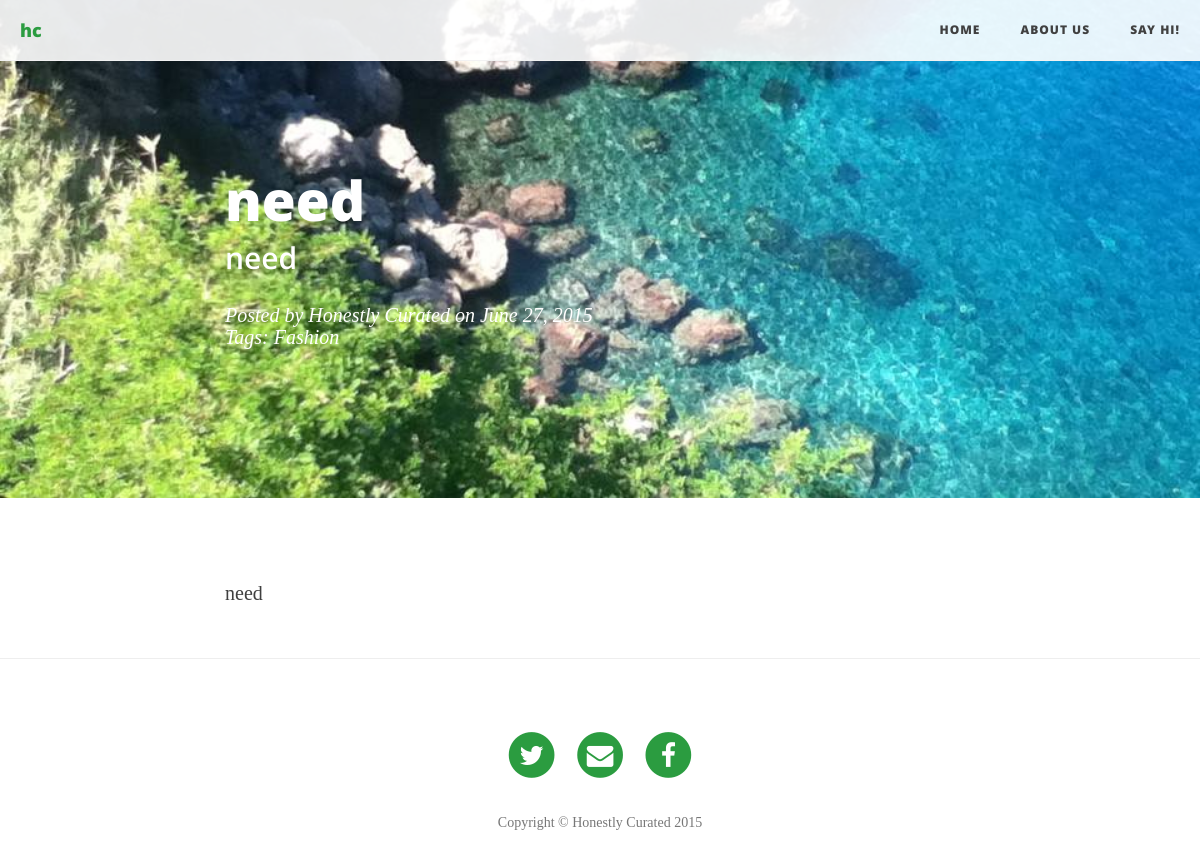
/need/, run on the app's committed database.
### blog/models.py (models this page shows, shortened)
class Page(models.Model):
    title = models.CharField(max_length=255, unique=True)
    subtitle = models.CharField(max_length=255, null=True, blank=True)
    slug = models.SlugField(max_length=255, unique=True)
    order = models.IntegerField(unique=True)
    content = RedactorField(verbose_name=u'Text')
    published = models.BooleanField(default=True)
    class Meta:
        ordering = ['order']
    def get_absolute_url(self):
        return reverse('blog.views.page',args=[self.slug])

class Post(models.Model):
    title = models.CharField(max_length=255)
    slug = models.SlugField(unique=True,
                            max_length=255)
    description = models.CharField(max_length=255, null=True, blank=True,help_text="Leave blank for auto-fill")
    author = models.CharField(max_length=255,default="Honestly Curated")
    content = RedactorField(verbose_name=u'Text')
    published = models.BooleanField(default=True)
    created = models.DateTimeField(auto_now_add=True)
    tag = models.ManyToManyField(Tag, related_name="posts", related_query_name="post", blank=True)
    class Meta:
        ordering = ['-created']

class Tag(models.Model):
    name = models.CharField(max_length=255, unique=True)
    slug = models.SlugField(max_length=255, unique=True)
    class Meta:
        ordering = ['name']

### blog/views.py (the view)
# urls.py: url(r'^(?P<slug>[\w\-]+)/$', 'blog.views.post'),
def post(request,slug):
    post = get_object_or_404(Post,slug=slug)
    post.tags = Tag.objects.filter(post__slug=post.slug)
    pages = Page.objects.filter(published=True)
    return render(request,'blog/post.html',{'post':post,'pages':pages,'MEDIA_URL':settings.MEDIA_URL})

### random_image/templatetags/random_image.py (called while the page is built)
@register.simple_tag
def random_image(image_dir):
    try:
        valid_extensions = settings.RANDOM_IMAGE_EXTENSIONS
    except AttributeError:
        valid_extensions = ['.jpg','.jpeg','.png','.gif',]
    if image_dir:
        rel_dir = image_dir
    else:
        rel_dir = settings.RANDOM_IMAGE_DIR
    rand_dir = os.path.join(settings.MEDIA_ROOT, rel_dir)
    files = [f for f in os.listdir(rand_dir) if os.path.splitext(f)[1] in valid_extensions]
    return os.path.join(rel_dir, random.choice(files))

### hc/templates/blog/post.html (shortened to what this page needs)
{% extends 'blog/base.html' %}
    {% load staticfiles %}
    {% load random_image %}
    {% block content %}
    <header class="intro-header" style="background-image: url('{{MEDIA_URL}}{% random_image "blog" %}')">
        <div class="container">
            <div class="row">
                <div class="col-lg-8 col-lg-offset-2 col-md-10 col-md-offset-1">
                    <div class="post-heading">
                        <h1>{{post.title}}</h1>
                        <h2 class="subheading">{{post.description}}</h2>
                        <span class="meta">Posted by {{post.author}} on
                            <time datetime="{{post.created|date:"c"}}">
                                {{post.created|date}}
                            </time>
                        </span>
                        {% if post.tags %}
                        <span class="meta tags">
                            Tags:
                            {% for tag in post.tags %}
                                <a href="{% url 'blog.views.index' %}?page=1&tag={{tag.slug}}">{{tag.name}}</a>
                            {% endfor %}
                        </span>
                        {% endif %}
                    </div>
                </div>
            </div>
        </div>
    </header>
    <article>
        <div class="container">
            <div class="row">
                <div class="col-lg-8 col-lg-offset-2 col-md-10 col-md-offset-1">
                    {{ post.content|safe}}
                </div>
            </div>
        </div>
    </article>
    <hr>
    {% endblock %}

### hc/templates/blog/base.html (shortened to what this page needs)
<!DOCTYPE html>
    <html>
        <head>
            {% load staticfiles %}
            {% load compress %}
            {% compress css %}
            <link href="{% static "blog/css/bootstrap.min.css" %}" rel="stylesheet">
            <link href="{% static "blog/css/clean-blog.min.css" %}" rel="stylesheet">
            <link href="{% static "blog/css/font-awesome.min.css" %}" rel="stylesheet" type="text/css">
            <link href="{% static "blog/css/font-lora.css" %}" rel='stylesheet' type='text/css'>
            <link href="{% static "blog/css/font-open-sans.css" %}" rel='stylesheet' type='text/css'>
            {% endcompress %}
            </head>
        <body>
            <nav class="navbar navbar-default navbar-custom navbar-fixed-top is-fixed is-visible">
                <div class="container-fluid">
                    <div class="navbar-header page-scroll">
                        <a class="navbar-brand" href="{% url 'blog.views.index' %}">hc</a>
                    </div>
                    <div class="collapse navbar-collapse" id="bs-example-navbar-collapse-1">
                        <ul class="nav navbar-nav navbar-right">
                            <li>
                                <a href="{% url 'blog.views.index' %}">Home</a>
                            </li>
                            {% for page in pages%}
                            <li>
                                <a href="{{page.get_absolute_url}}">{{page.title}}</a>
                            </li>
                            {% endfor %}
                        </ul>
                    </div>
                </div>
            </nav>
            {% block content %}
            {% endblock %}
            <footer>
                <div class="container">
                    <div class="row">
                        <div class="col-lg-8 col-lg-offset-2 col-md-10 col-md-offset-1">
                            <ul class="list-inline text-center">
                                <li>
                                    <a href="https://twitter.com/honestlycurated" target="_blank">
                                        <span class="fa-stack fa-lg">
                                            <i class="fa fa-circle fa-stack-2x"></i>
                                            <i class="fa fa-twitter fa-stack-1x fa-inverse"></i>
                                        </span>
                                    </a>
                                </li>
                                <li>
                                    <a href="#" id="mailto">
                                        <span class="fa-stack fa-lg">
                                            <i class="fa fa-circle fa-stack-2x"></i>
                                            <i class="fa fa-envelope fa-stack-1x fa-inverse"></i>
                                        </span>
                                    </a>
                                </li>
                                <li>
                                    <a href="https://www.facebook.com/honestlycurated" target="_blank">
                                        <span class="fa-stack fa-lg">
                                            <i class="fa fa-circle fa-stack-2x"></i>
                                            <i class="fa fa-facebook fa-stack-1x fa-inverse"></i>
                                        </span>
                                    </a>
                                </li>
                            </ul>
                            <p class="copyright text-muted">Copyright &copy; Honestly Curated 2015</p>
                        </div>
                    </div>
                </div>
            </footer>
        </body>
    </html>

### hc/templates/blog/base.html (style rules this page uses)
a { color: #2b9c40; }

### data on the page
Page: title "ABOUT US"
Page: title "SAY HI!"
Post: title "need", description "need", author "Honestly Curated", created "June 27, 2015", content "need"
Tag: name "Fashion"
